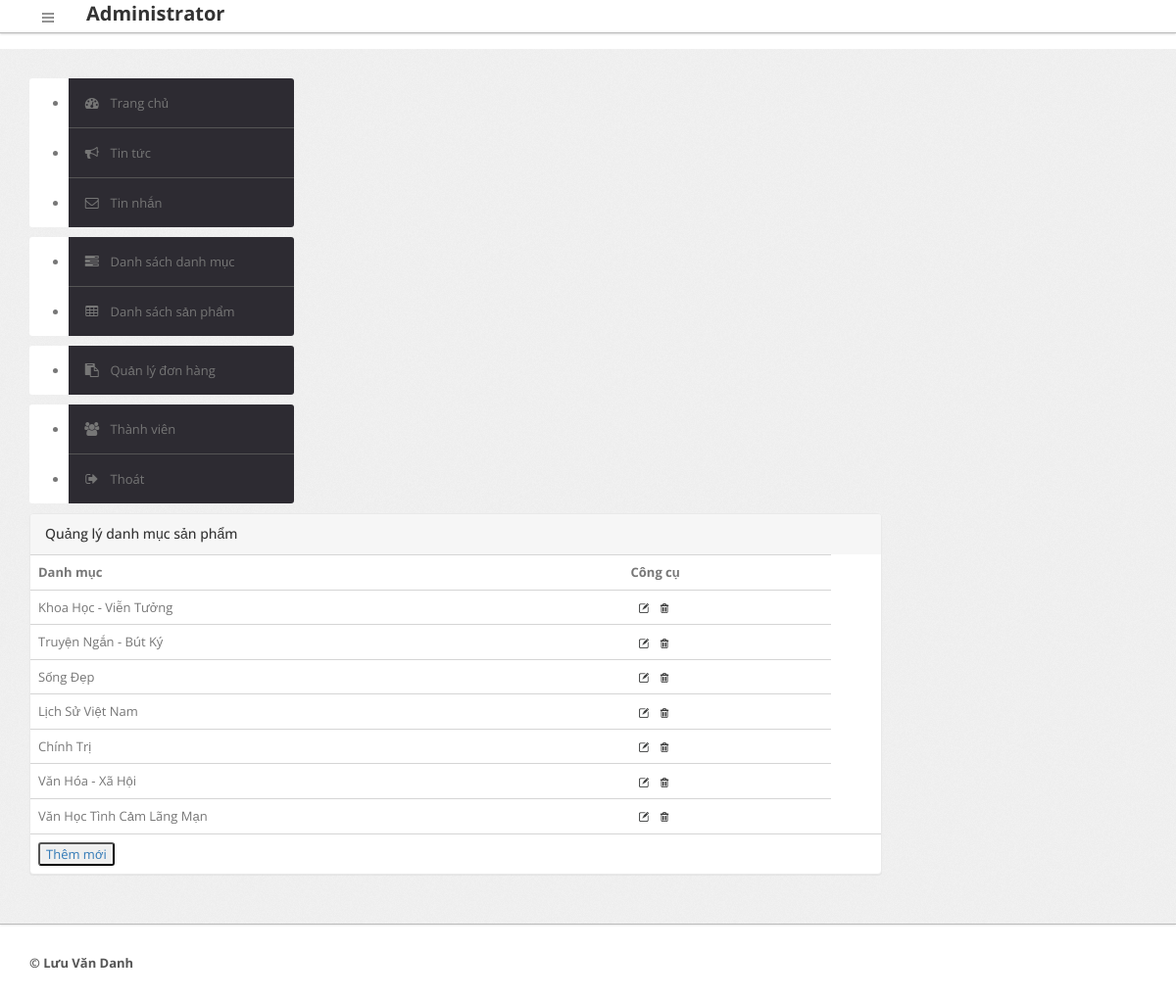
The page /admin/index.php?page=dsdm (signed in) on the database its author committed.
### tables this page shows
CREATE TABLE IF NOT EXISTS `danhmuc` (
  `madm` int(11) NOT NULL,
  `tendm` varchar(100) NOT NULL
);

### admin/cms/danhsachdm.php (the view, shortened to what this page needs)
         <div class="span9">
             <div class="content">
               <div class="module">
                  <div class="module-head">
                    <h3>Quảng lý danh mục sản phẩm</h3>
                  </div>
                   <?php
                        $query = "select * from danhmuc order by madm desc";
                        $rows=$db->query($query);
                        echo "<table class='table'>";
                        echo "<tr>"
                                . "<th>Danh mục</th>"
                                . "<th>Công cụ</th>"
                             . "</tr>";
                        foreach($rows as $r)
                        {
                            echo "<tr>"
                                    . "<td>$r[1]</td>"
                                    . "<td>"
                                    . "<a href='index.php?page=suadm&ma=$r[0]' title='Edit'><img src='../cssjsadmin/images/edit.png' width='18px'/></a> "
                                    ."<a onclick='check($r[0])' href='#' title='Delete'><img src='../cssjsadmin/images/delete.png'width='18px'/></a>"
                                    . "</td>"
                                 . "</tr>";
                        }
echo "<tr>"
                                . "<td><a href='index.php?page=themdm'><button type='submit' class='btn-inverse'>Thêm mới</button></a></td>"
                                 ."<td></td>"
                                    ."<td></td>"
                             . "</tr>";
                        echo "</table>";
                        ?>
                                       </div>
                                 </div>
                             </div>

### cssjsadmin/css/theme.css (style rules this page uses)
body { font-size: 13px; font-family: 'Open Sans', Arial, sans-serif; background: #fff; color: #777 }
h1, h2, h3, h4, h5, h6 { color: #333; margin-top: 0 }
h3 { font-size: 20px }
select, textarea, input[type="text"], input[type="password"], input[type="datetime"], input[type="datetime-local"], input[type="date"], input[type="month"], input[type="time"], input[type="week"], input[type="number"], input[type="email"], input[type="url"], input[type="search"], input[type="tel"], input[type="color"], .uneditable-input, label, input, button, select, textarea { -webkit-border-radius: 3px; -moz-border-radius: 3px; border-radius: 3px; font-size: 13px; font-family: 'Open Sans', Tahoma, Arial, sans-serif }
.module { background: #fff; -webkit-border-radius: 3px; -moz-border-radius: 3px; border-radius: 3px; border: 1px solid #ccc; border-bottom-color: #bbb; -webkit-box-shadow: 0 0 1px rgba(0,0,0,0.2); -moz-box-shadow: 0 0 1px rgba(0,0,0,0.2); box-shadow: 0 0 1px rgba(0,0,0,0.2); margin-bottom: 30px }
.module img { padding-left: 8px; }
.table { margin-bottom: 0 }
.table th, .table td { border-color: #d5d5d5!important }
.module { box-shadow: 0 0 3px rgba(0,0,0,.1); border-color: #e9e9e9; margin-bottom: 20px; background-color: #fff; border-radius: 4px; -webkit-box-shadow: 0 1px 1px rgba(0,0,0,.05); box-shadow: 0 1px 1px rgba(0,0,0,.05); }
.module-head { color: #767676; background-color: #f6f6f6; border-color: #e9e9e9; padding: 10px 15px; border-bottom: 1px solid transparent; border-top-right-radius: 3px; border-top-left-radius: 3px; }
.module-head h3 { font-size: 14px; line-height: 20px; height: 20px; margin: 0 }

### rows shown on the page
danhmuc: tendm "Khoa Học - Viễn Tưởng"
danhmuc: tendm "Truyện Ngắn - Bút Ký"
danhmuc: tendm "Sống Đẹp"
danhmuc: tendm "Lịch Sử Việt Nam"
danhmuc: tendm "Chính Trị"
danhmuc: tendm "Văn Hóa - Xã Hội"
danhmuc: tendm "Văn Học Tình Cảm Lãng Mạn"
